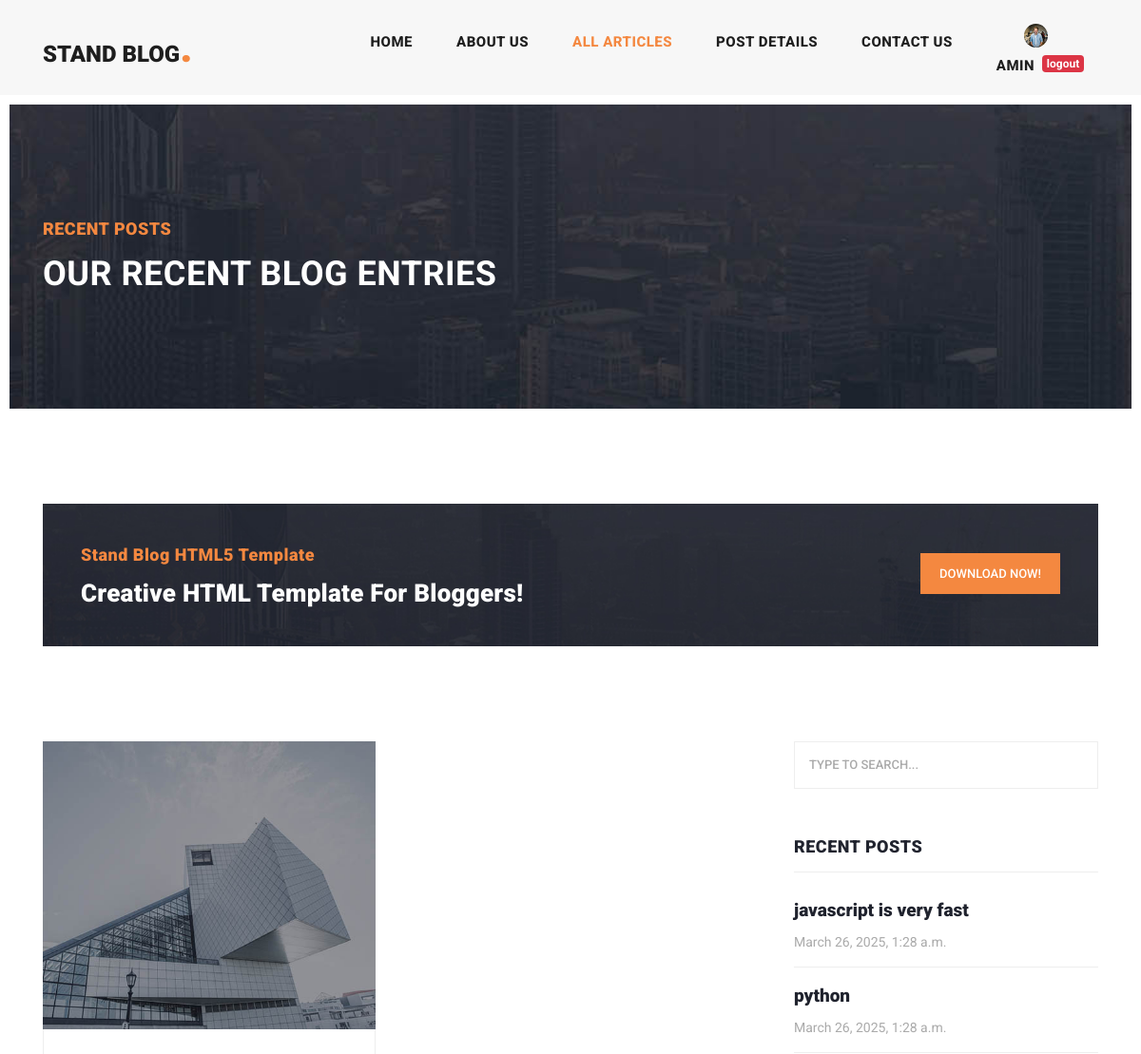
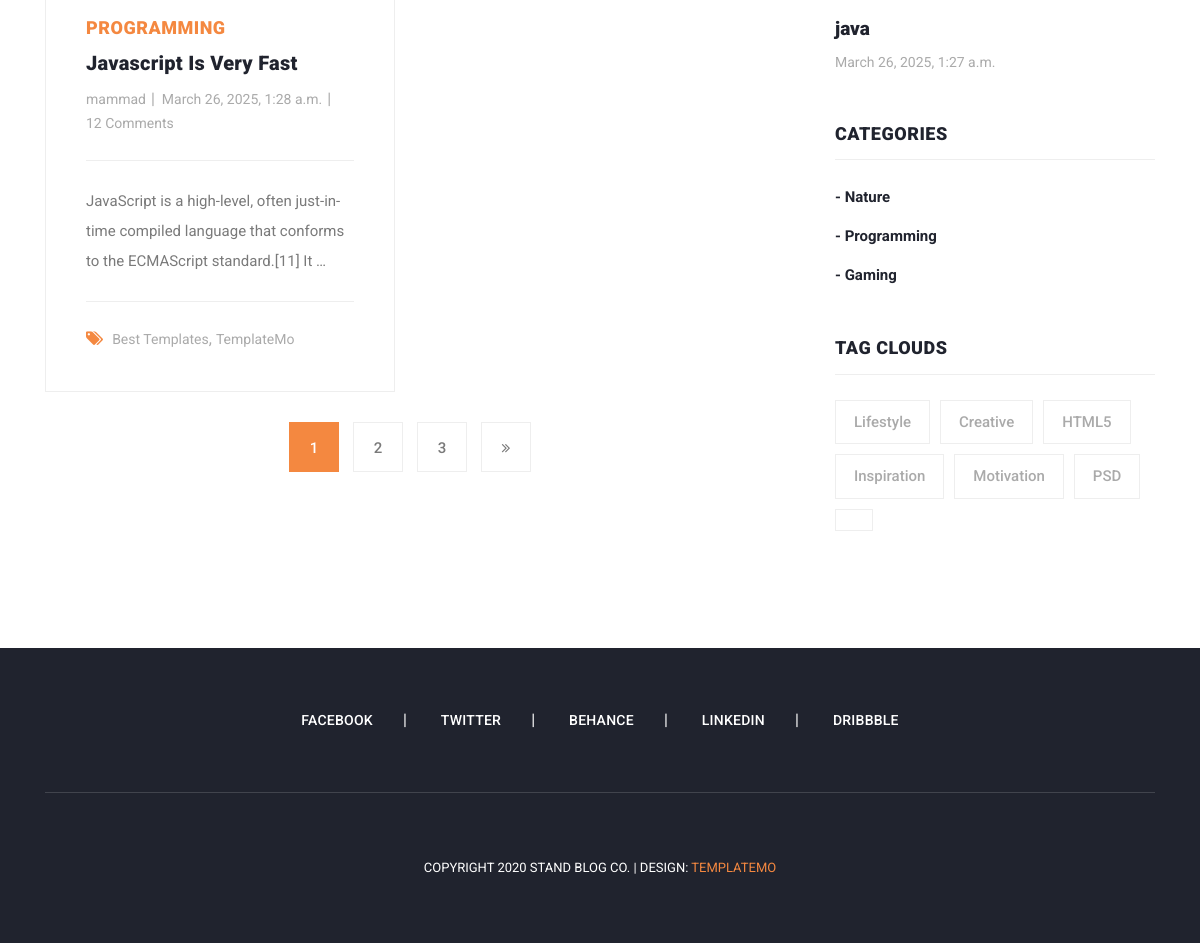
The page /articles/list (signed in) on the database its author committed (2 pictures, top to bottom).
### account/models.py (models this page shows, shortened)
class Profile(models.Model):
    user = models.OneToOneField(User, on_delete=models.CASCADE)
    fathers_name = models.CharField(max_length=20)
    nationcode = models.CharField(max_length=11)
    image = models.ImageField(upload_to='profile/images', null=True, blank=True)

### blog/models.py (models this page shows, shortened)
class Article(models.Model):
    author = models.ForeignKey(User , on_delete=models.SET_NULL, null=True , blank=True , related_name='articles')
    title = models.CharField(max_length=80)
    category = models.ManyToManyField(Category , related_name="articles")
    body = models.TextField()
    image = models.ImageField(upload_to='images/articles')
    created = models.DateTimeField(auto_now_add=True)
    updated = models.DateTimeField(auto_now=True)
    is_published = models.BooleanField(default=True)
    slug = models.SlugField(blank=True , unique=True)
    objects = models.Manager()
    class Meta:
        ordering = ('-updated','-created')
    def get_absolute_url(self):
        return reverse('blog:article_detail', kwargs={'slug': self.slug})

class Category(models.Model):
    title = models.CharField(max_length=100)
    created = models.DateTimeField(auto_now_add=True)
    def __str__(self):
        return self.title

### blog/views.py (the view)
# urls.py: path('list', views.article_list, name='articles_list'),
def article_list(request):
    articles = Article.objects.all()
    page_number = request.GET.get('page')
    paginator = Paginator(articles, 1)
    objects_list = paginator.get_page(page_number)
    return render(request , "blog/articles_list.html" , {'articles':objects_list})

### context_processors/context_processors.py (called while the page is built)
def recent_articles(request):
    recent_articles = Article.objects.order_by('-created')
    categories = Category.objects.all()
    return {'recent_articles': recent_articles , "categories": categories}

### blog/templates/blog/articles_list.html (shortened to what this page needs)
{% extends 'base.html' %}
{% load static %}
{% block content %}
    <div class="heading-page header-text">
      <section class="page-heading">
        <div class="container">
          <div class="row">
            <div class="col-lg-12">
              <div class="text-content">
                <h4>Recent Posts</h4>
                <h2>Our Recent Blog Entries</h2>
              </div>
            </div>
          </div>
        </div>
      </section>
    </div>
    <section class="call-to-action">
      <div class="container">
        <div class="row">
          <div class="col-lg-12">
            <div class="main-content">
              <div class="row">
                <div class="col-lg-8">
                  <span>Stand Blog HTML5 Template</span>
                  <h4>Creative HTML Template For Bloggers!</h4>
                </div>
                <div class="col-lg-4">
                  <div class="main-button">
                    <a href="https://templatemo.com/tm-551-stand-blog" target="_parent">Download Now!</a>
                  </div>
                </div>
              </div>
            </div>
          </div>
        </div>
      </div>
    </section>
    <section class="blog-posts grid-system">
      <div class="container">
        <div class="row">
          <div class="col-lg-8">
            <div class="all-blog-posts">
              <div class="row">
                  {% for article in articles %}
                      <div class="col-lg-6">
                  <div class="blog-post">
                    <div class="blog-thumb">
                      <img src="{{ article.image.url }}" alt="">
                    </div>
                    <div class="down-content">
                      <span>{{ article.category.all.first }}</span>
                      <a href="{{ article.get_absolute_url }}"><h4>{{ article.title }}</h4></a>
                      <ul class="post-info">
                        <li><a href="#">{{ article.author.username }}</a></li>
                        <li><a href="#">{{ article.created }}</a></li>
                        <li><a href="#">12 Comments</a></li>
                      </ul>
                        <p>{{ article.body|truncatewords:15 }}</p>
                      <div class="post-options">
                        <div class="row">
                          <div class="col-lg-12">
                            <ul class="post-tags">
                              <li><i class="fa fa-tags"></i></li>
                              <li><a href="#">Best Templates</a>,</li>
                              <li><a href="#">TemplateMo</a></li>
                            </ul>
                          </div>
                        </div>
                      </div>
                    </div>
                  </div>
                </div>
                  {% endfor %}
                <div class="col-lg-12">
                  {% if articles.has_other_pages %}
                      <ul class="page-numbers">
                    {% for i in articles.paginator.page_range %}
                        {% if articles.number == i %}
                            <li class="active"><a href="?page={{ i }}{% if request.GET.q %}&q={{ request.GET.q }}{% endif %}">{{ i }}</a></li>
                        {% else %}
                            <li><a href="?page={{ i }}{% if request.GET.q %}&q={{ request.GET.q }}{% endif %}">{{ i }}</a></li>
                        {% endif %}
                    {% endfor %}
                      {% if articles.has_next %}
                          <li><a href="?page = {{ articles.next_page_number }}{% if request.GET.q %}&q={{ request.GET.q }}{% endif %}"><i class="fa fa-angle-double-right"></i></a></li>
                      {% endif %}
                  </ul>
                  {% endif %}
                </div>
              </div>
            </div>
          </div>
        {% include 'includes/sidebar.html' %}
        </div>
      </div>
    </section>
{% endblock %}

### templates/includes/header.html (shortened to what this page needs)
{% load static %}
<header class="">
      <nav class="navbar navbar-expand-lg">
        <div class="container">
          <a class="navbar-brand" href="index.html"><h2>Stand Blog<em>.</em></h2></a>
          <div class="collapse navbar-collapse" id="navbarResponsive">
            <ul class="navbar-nav ml-auto">
              <li class="nav-item{% if request.resolver_match.url_name == 'home' %} active {% endif %}">
                <a class="nav-link" href="{% url 'home_app:home' %}">Home
                </a>
              </li>
              <li class="nav-item">
                <a class="nav-link" href="about.html">About Us</a>
              </li>
              <li class="nav-item {% if request.resolver_match.url_name == 'articles_list' %} active {% endif %} ">
                <a class="nav-link" href="{% url 'blog:articles_list' %}">All Articles</a>
              </li>
              <li class="nav-item">
                <a class="nav-link" href="post-details.html">Post Details</a>
              </li>
              <li class="nav-item">
                <a class="nav-link" href="{% url 'blog:contact_us' %}">Contact Us</a>
              </li>
              <li class="nav-item">
                  {% if request.user.is_authenticated %}
                      {% if user.profile.image %}
                          <span><img src="{{ user.profile.image.url }}" width="25px" height="25px" style="border-radius: 100%" alt=""></span>
                          {% else %}
                          <span><img src="{% static 'images/icons/index.jpg' %}" width="25px" height="25px" style="border-radius: 100%" alt=""></span>
                      {% endif %}
                      <div class="d-flex">
                          <a class="nav-link" href="">{{ request.user.username }}</a>
                      <a href={% url 'account:logout' %}><span class="badge badge-danger mt-2">logout</span></a>
                      </div>
                  {% else %}
                      <div class="d-flex" >
                      <a class="nav-link" href={% url 'account:login' %}>login</a> __
                      <a class="nav-link" href={% url 'account:register' %}>register</a>
                      </div>
                  {% endif %}
              </li>
            </ul>
          </div>
        </div>
      </nav>
    </header>

### templates/includes/sidebar.html
{% load static %}
<div class="col-lg-4">
            <div class="sidebar">
              <div class="row">
                <div class="col-lg-12">
                  <div class="sidebar-item search">
                    <form id="search_form" name="gs" method="GET" action="{% url 'blog:search_articles' %}">
                      <input type="text" name="q" class="searchText" placeholder="type to search..." autocomplete="on">
                    </form>
                  </div>
                </div>
                <div class="col-lg-12">
                  <div class="sidebar-item recent-posts">
                    <div class="sidebar-heading">
                      <h2>Recent Posts</h2>
                    </div>
                    <div class="content">
                      <ul>
                        {% for article in recent_articles %}
                            <li><a href="{{ article.get_absolute_url }}">
                              <h5>{{ article.title }}</h5>
                              <span>{{ article.created }}</span>
                        </a></li>
                        {% endfor %}
                      </ul>
                    </div>
                  </div>
                </div>
                <div class="col-lg-12">
                  <div class="sidebar-item categories">
                    <div class="sidebar-heading">
                      <h2>Categories</h2>
                    </div>
                    <div class="content">
                      <ul>
                          {% for category in categories %}
                              <li><a href="{% url 'blog:category_detail' category.id %}">- {{ category.title }}</a></li>
                          {% endfor %}
                      </ul>
                    </div>
                  </div>
                </div>
                <div class="col-lg-12">
                  <div class="sidebar-item tags">
                    <div class="sidebar-heading">
                      <h2>Tag Clouds</h2>
                    </div>
                    <div class="content">
                      <ul>
                        <li><a href="#">Lifestyle</a></li>
                        <li><a href="#">Creative</a></li>
                        <li><a href="#">HTML5</a></li>
                        <li><a href="#">Inspiration</a></li>
                        <li><a href="#">Motivation</a></li>
                        <li><a href="#">PSD</a></li>
                        <li><a href="#">{{ name }}</a></li>
                      </ul>
                    </div>
                  </div>
                </div>
              </div>
            </div>
          </div>

### rows shown on the page
Article: image (picture), category.all.first "PROGRAMMING", title "Javascript Is Very Fast", author.username "mammad", created "March 26, 2025, 1:28 a.m.", body "JavaScript is a high-level, often just-in-time compiled language that conforms to the ECMAScript standard.[11] It …", title "javascript is very fast"
Article: title "python", created "March 26, 2025, 1:28 a.m."
Article: title "java", created "March 26, 2025, 1:27 a.m."
Category: title "Nature"
Category: title "Programming"
Category: title "Gaming"

### other values the page prints
{{ request.user.username }} "AMIN"
{{ i }} "1"
{{ i }} "2" "3"
